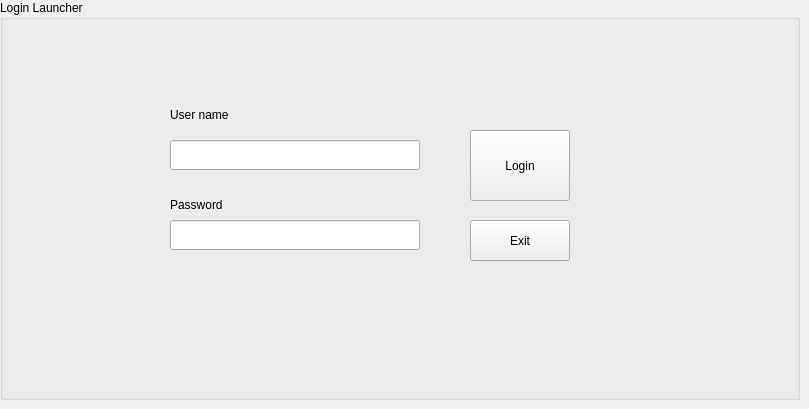
    <widget class="QWidget" name="tabLogin">
     <attribute name="title">
      <string>Login</string>
     </attribute>
     <widget class="QGroupBox" name="grpLogin">
      <property name="geometry">
       <rect>
        <x>0</x>
        <y>0</y>
        <width>800</width>
        <height>400</height>
       </rect>
      </property>
      <property name="minimumSize">
       <size>
        <width>800</width>
        <height>400</height>
       </size>
      </property>
      <property name="maximumSize">
       <size>
        <width>500</width>
        <height>110</height>
       </size>
      </property>
      <property name="title">
       <string>Login Launcher</string>
      </property>
      <widget class="QLineEdit" name="txtUserName">
       <property name="geometry">
        <rect>
         <x>170</x>
         <y>140</y>
         <width>250</width>
         <height>30</height>
        </rect>
       </property>
      </widget>
      <widget class="QLabel" name="lblUserName">
       <property name="geometry">
        <rect>
         <x>170</x>
         <y>100</y>
         <width>100</width>
         <height>30</height>
        </rect>
       </property>
       <property name="text">
        <string>User name</string>
       </property>
      </widget>
      <widget class="QPushButton" name="cmdLogin">
       <property name="geometry">
        <rect>
         <x>470</x>
         <y>130</y>
         <width>100</width>
         <height>71</height>
        </rect>
       </property>
       <property name="text">
        <string>Login</string>
       </property>
      </widget>
      <widget class="QLabel" name="lblPassword">
       <property name="geometry">
        <rect>
         <x>170</x>
         <y>190</y>
         <width>100</width>
         <height>30</height>
        </rect>
       </property>
       <property name="text">
        <string>Password</string>
       </property>
      </widget>
      <widget class="QLineEdit" name="txtPassword">
       <property name="geometry">
        <rect>
         <x>170</x>
         <y>220</y>
         <width>250</width>
         <height>30</height>
        </rect>
       </property>
       <property name="echoMode">
        <enum>QLineEdit::Password</enum>
       </property>
      </widget>
      <widget class="QPushButton" name="cmdClose">
       <property name="geometry">
        <rect>
         <x>470</x>
         <y>220</y>
         <width>100</width>
         <height>41</height>
        </rect>
       </property>
       <property name="text">
        <string>Exit</string>
       </property>
      </widget>
     </widget>
    </widget>
